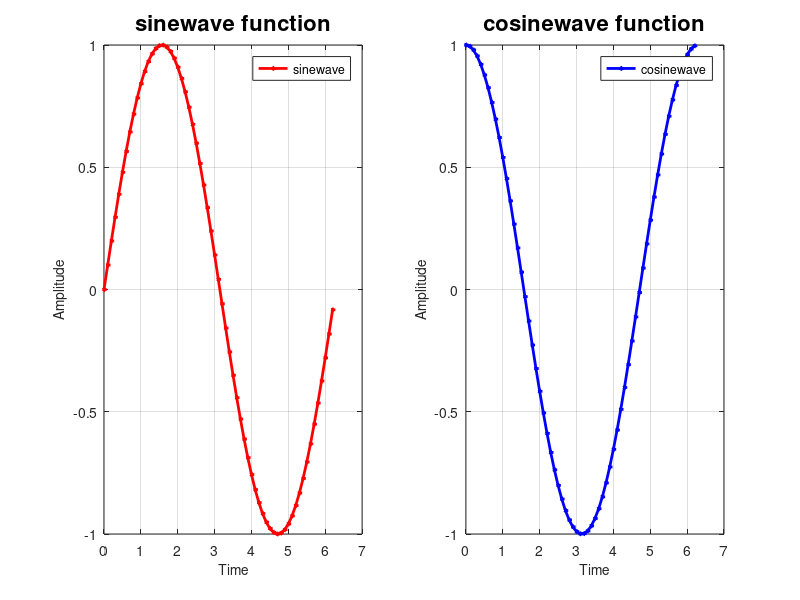

Write MATLAB code to recreate this figure.
t=0:0.1:2*pi;
a=sin(t);
b=cos(t);

subplot(1,2,1)
plot(t, a, 'r<-', 'MarkerSize', 2, 'LineWidth', 2)
grid on
xlabel('Time', 'FontSize', 10)
ylabel('Amplitude', 'FontSize', 10)
title('sinewave function', 'FontSize', 16)
legend('sinewave', 'Location', 'best')

subplot(1,2,2)
plot(t, b, 'b<-', 'MarkerSize', 2, 'LineWidth', 2)
grid on
xlabel('Time', 'FontSize', 10)
ylabel('Amplitude', 'FontSize', 10)
title('cosinewave function', 'FontSize', 16)
legend('cosinewave', 'Location', 'best')